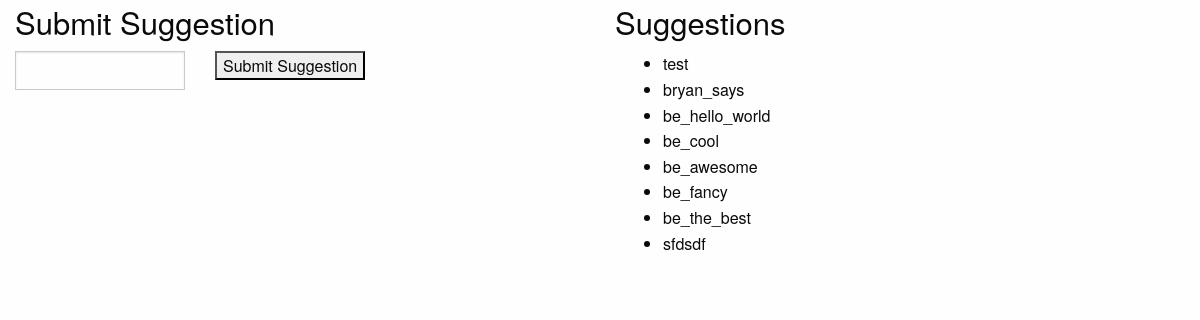
The page / on the database its author committed.
### formexample/models.py (models this page shows, shortened)
class submissions(models.Model):
    date=models.DateTimeField()
    topic=models.CharField(max_length=144)
    class Meta:
        ordering = ["date"]

### formexample/views.py (the view, shortened to what this page needs)
# urls.py: url(r'^$',views.index, name='index'),
def index(request):
    form = SubmissionForm()
    lis = []
    suggestList = submissions.objects.all()
    for s in suggestList:
        lis += [s.topic]
    context = {
        'page_name':"Form Example",
        "submissions":lis,
        'form':form
        }
    return render(request,'formexample.html',context)

### formexample/forms.py
class SubmissionForm(forms.Form):
    submission = forms.CharField(
        max_length=144,
        validators=[validate_slug],
        label='Suggest Topic',
        required=True,
        help_text='144 characters max',
        widget=forms.TextInput(attrs={'size':'50', 'class':"large-8.columns"}))

### formexample/templates/formexample.html (shortened to what this page needs)
{% extends "base.html" %}
{% load static %}
{% block content %}
<div class="row">
  <div class="large-6 medium-6 columns">
      <h3>Submit Suggestion</h3>
      <form action="" method="post">
        <div class="row">
            <div class="large-4 columns">
              {{ form.submission }}
            </div>
            <div class="large-8 columns">
              <p><input  type="submit" value="Submit Suggestion"/></p>
            </div>
        </div>
      </form>
  </div>
  <div class="large-6 medium-6 columns">
    <h3>Suggestions</h3>
    <div id="suggested">
      <ul style="margin-left: 0.5in;">
        {% for item in submissions %}
        <li> {{ item }} </li>
        {% endfor %}
      </ul>
    </div>
  </div>
</div>
{% endblock %}

### formexample/templates/base.html (shortened to what this page needs)
{% load static %}
<!DOCTYPE html>
<html class="no-js" lang="en" dir="ltr">
  <head>
    <link rel="stylesheet" href="{% static "css/foundation.css" %}">
    <link rel="stylesheet" href="{% static "css/app.css" %}">
  </head>
  <body>
    {% block content %}{% endblock %}
  </body>
</html>

### rows shown on the page
submissions: submissions "test"
submissions: submissions "bryan_says"
submissions: submissions "be_hello_world"
submissions: submissions "be_cool"
submissions: submissions "be_awesome"
submissions: submissions "be_fancy"
submissions: submissions "be_the_best"
submissions: submissions "sfdsdf"
